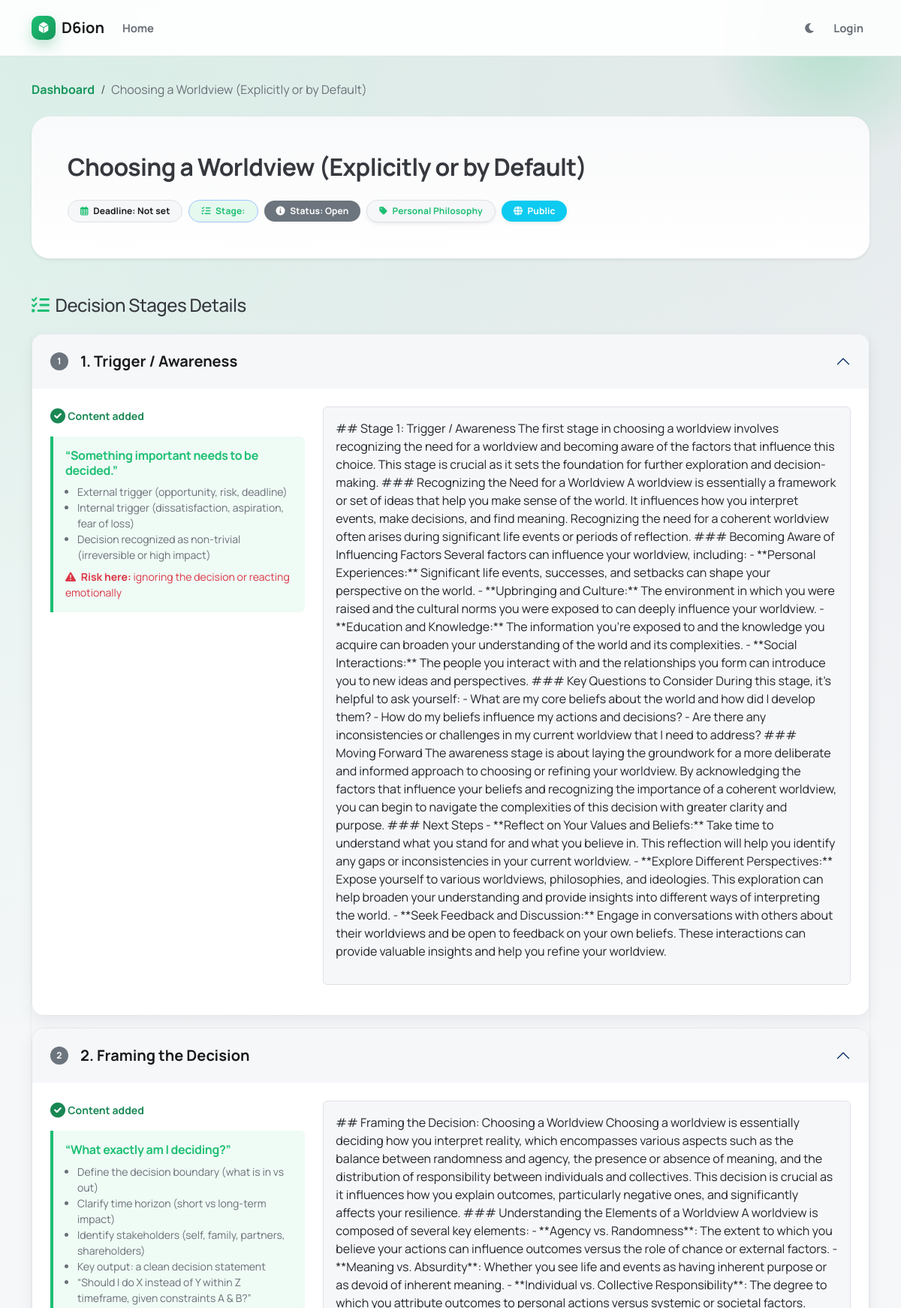
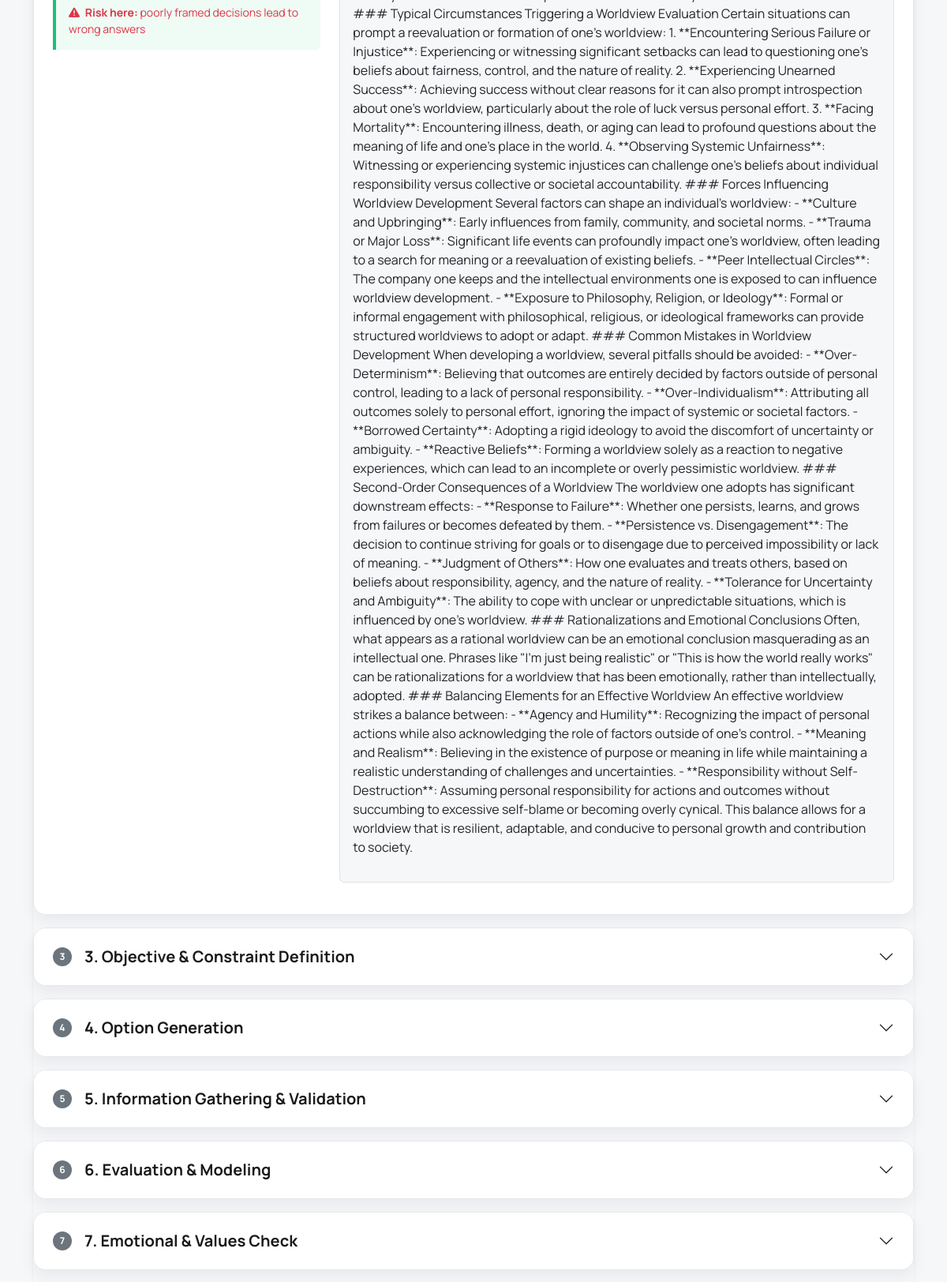
Screenshot of /decision/13 (upper part) with the database file from the repository (2 pictures, top to bottom).
### app/models.py (models this page shows, shortened)
class Decision(db.Model):
    STAGES = [
        ('1_trigger', '1. Trigger / Awareness'),
        ('2_framing', '2. Framing the Decision'),
        ('3_objectives', '3. Objective & Constraint Definition'),
        ('4_options', '4. Option Generation'),
        ('5_information', '5. Information Gathering & Validation'),
        ('6_evaluation', '6. Evaluation & Modeling'),
        ('7_emotions', '7. Emotional & Values Check'),
        ('8_commitment', '8. Commitment Decision'),
        ('9_execution', '9. Execution Planning'),
        ('10_review', '10. Review & Adaptation')
    ]
    STAGE_DETAILS = {
        '1_trigger': {
            'quote': '“Something important needs to be decided.”',
            'bullets': [
                'External trigger (opportunity, risk, deadline)',
                'Internal trigger (dissatisfaction, aspiration, fear of loss)',
                'Decision recognized as non-trivial (irreversible or high impact)'
            ],
            'risk': 'ignoring the decision or reacting emotionally'
        },
        '2_framing': {
            'quote': '“What exactly am I deciding?”',
            'bullets': [
                'Define the decision boundary (what is in vs out)',
                'Clarify time horizon (short vs long-term impact)',
                'Identify stakeholders (self, family, partners, shareholders)',
                'Key output: a clean decision statement',
                '“Should I do X instead of Y within Z timeframe, given constraints A & B?”'
            ],
            'risk': 'poorly framed decisions lead to wrong answers'
        },
        '3_objectives': {
            'quote': '“What does success look like?”',
            'bullets': [
                'Primary objective(s) (e.g., ROI, happiness, flexibility, legacy)',
                'Non-negotiable constraints (budget, legality, ethics, health, time)',
                'Trade-offs you are willing vs unwilling to make',
                'Tools: priority ranking, must-have vs nice-to-have'
            ],
            'risk': 'hidden constraints sabotage later stages'
        },
        '4_options': {
            'quote': '“What are my real options?”',
            'bullets': [
                'Obvious options (A vs B)',
                'Non-obvious options (delay, partial commit, hybrid, exit)',
                'Creative or asymmetric options',
                'Best practice: force at least 3–5 viable options'
            ],
            'risk': 'false dichotomies (“only two choices”)'
        },
        '5_information': {
            'quote': '“What do I need to know?”',
            'bullets': [
                'Facts, data, benchmarks',
                'Expert input',
                'First-hand validation (pilots, trials, site visits)',
                'Separate: What is known, What is assumed, What is unknowable'
            ],
            'risk': 'over-research or confirmation bias'
        },
        '6_evaluation': {
            'quote': '“Which option dominates under which conditions?”',
            'bullets': [
                'Pros/cons',
                'Financial models / scenarios',
                'Risk-reward asymmetry',
                'Best-case / worst-case analysis',
                'Reversibility vs irreversibility',
                'Common tools: Decision matrix, Expected value, Regret minimization, Pre-mortem analysis'
            ],
            'risk': 'analysis paralysis or false precision'
        },
        '7_emotions': {
            'quote': '“Can I live with this?”',
            'bullets': [
                'Gut reaction (not gut decision)',
                'Alignment with identity and long-term values',
                'Stress test: “How will I feel about this in 5–10 years?”',
                'Important: emotions are inputs, not noise'
            ],
            'risk': 'suppressing emotion or letting it dominate'
        },
        '8_commitment': {
            'quote': '“I choose.”',
            'bullets': [
                'Explicitly select one option',
                'Acknowledge uncertainty',
                'Accept trade-offs consciously',
                'High performers write this down: Why this option, Why not the others, What would change the decision later'
            ],
            'risk': 'half-decisions and hedging without clarity'
        },
        '9_execution': {
            'quote': '“How do I make this real?”',
            'bullets': [
                'First irreversible step',
                'Timeline & milestones',
                'Resource allocation',
                'Kill criteria (when to stop or pivot)'
            ],
            'risk': 'good decisions ruined by poor execution'
        },
        '10_review': {
            'quote': '“Was the decision good, given what was knowable?”',
            'bullets': [
                'Outcome vs process evaluation',
                'What signals to monitor',
                'Adjust or double-down',
                'Key distinction: A good decision can have a bad outcome—and vice versa.'
            ],
            'risk': 'ignoring the learning opportunity'
        }
    }
    id = db.Column(db.Integer, primary_key=True)
    title = db.Column(db.String(140))
    deadline = db.Column(db.DateTime)
    created_at = db.Column(db.DateTime, index=True, default=datetime.utcnow)
    status = db.Column(db.String(20), default='open') # open, closed
    stage = db.Column(db.String(40), default='1_trigger')
    category = db.Column(db.String(50))
    is_public = db.Column(db.Boolean, default=True)
    user_id = db.Column(db.Integer, db.ForeignKey('user.id'))
    stage_1_trigger = db.Column(db.Text)
    stage_2_framing = db.Column(db.Text)
    stage_3_objectives = db.Column(db.Text)
    stage_4_options = db.Column(db.Text)
    stage_5_information = db.Column(db.Text)
    stage_6_evaluation = db.Column(db.Text)
    stage_7_emotions = db.Column(db.Text)
    stage_8_commitment = db.Column(db.Text)
    stage_9_execution = db.Column(db.Text)
    stage_10_review = db.Column(db.Text)
    options = db.relationship('Option', backref='decision', lazy='dynamic', cascade="all, delete-orphan")
    suggestions = db.relationship('Suggestion', backref='decision', lazy='dynamic', cascade="all, delete-orphan")
    clarifications = db.relationship('Clarification', backref='decision', lazy='dynamic', cascade="all, delete-orphan")
    stage_suggestions = db.relationship('StageSuggestion', backref='decision', lazy='dynamic', cascade="all, delete-orphan")

### app/routes.py (the view)
@bp.route('/decision/<int:id>')
def view_decision(id):
    decision = Decision.query.get_or_404(id)
    if not decision.is_public:
        if current_user.is_anonymous or decision.owner != current_user:
            abort(403)
    if current_user.is_authenticated:
        action = UserAction(user_id=current_user.id, action_type='read', decision_id=decision.id)
        db.session.add(action)
        db.session.commit()
    option_form = OptionForm()
    suggestion_form = SuggestionForm()
    clarification_form = ClarificationForm()
    return render_template('view_decision.html', title=decision.title,
                           decision=decision, option_form=option_form,
                           suggestion_form=suggestion_form,
                           clarification_form=clarification_form,
                           stages=Decision.STAGES,
                           stage_details=Decision.STAGE_DETAILS)

### app/templates/view_decision.html (shortened to what this page needs)
{% extends "base.html" %}
{% block content %}
    <div class="row">
        <div class="col-12">
            <nav aria-label="breadcrumb" class="mb-4">
                <ol class="breadcrumb">
                    <li class="breadcrumb-item"><a href="{{ url_for('main.index') }}">Dashboard</a></li>
                    <li class="breadcrumb-item active" aria-current="page">{{ decision.title }}</li>
                </ol>
            </nav>
            <div class="decision-header-card p-4 p-md-5 mb-5 shadow-sm border-0">
                <div class="d-flex flex-column flex-md-row justify-content-between align-items-start align-items-md-center mb-4 gap-3">
                    <div>
                        <h1 class="h2 fw-bold mb-0">{{ decision.title }}</h1>
                    </div>
                </div>
                <div class="d-flex flex-wrap align-items-center gap-2 mt-4">
                    <span class="badge bg-light text-secondary border px-3 py-2">
                        <i class="far fa-calendar-alt me-1 text-primary"></i> Deadline: {{ decision.deadline.strftime('%Y-%m-%d') if decision.deadline else 'Not set' }}
                    </span>
                    <span class="badge bg-primary-subtle text-primary border border-primary-subtle px-3 py-2">
                        <i class="fas fa-tasks me-1"></i> Stage:
                    </span>
                    <span class="badge {% if decision.status == 'completed' %}bg-success text-white{% else %}bg-secondary text-white{% endif %} px-3 py-2">
                        <i class="fas fa-info-circle me-1"></i> Status: {{ decision.status|capitalize }}
                    </span>
                    {% if decision.category %}
                    <a href="{{ url_for('main.index', category=decision.category) }}" class="badge rounded-pill bg-light text-primary border shadow-sm px-3 py-2 text-decoration-none hover-shadow">
                        <i class="fas fa-tag me-1"></i> {{ decision.category }}
                    </a>
                    {% endif %}
                    {% if decision.is_public %}
                    <span class="badge rounded-pill bg-info text-white shadow-sm px-3 py-2">
                        <i class="fas fa-globe me-1"></i> Public
                    </span>
                    {% endif %}
                </div>
            </div>
            <section class="mb-5">
                <h2 class="h4 mb-4"><i class="fas fa-tasks me-2 text-primary"></i>Decision Stages Details</h2>
                <div class="accordion shadow-sm" id="stagesAccordion">
                    {% for value, label in stages %}
                    {% set stage_num = value.split('_')[0] %}
                    {% set stage_content_attr = 'stage_' + value %}
                    {% set stage_content = getattr(decision, stage_content_attr) %}
                    <div class="accordion-item border mb-3 rounded-1 overflow-hidden">
                        <h2 class="accordion-header" id="heading{{ stage_num }}">
                            <button class="accordion-button {% if not stage_content %}collapsed{% endif %} py-4 px-4" type="button" data-bs-toggle="collapse" data-bs-target="#collapse{{ stage_num }}" aria-expanded="{% if stage_content %}true{% else %}false{% endif %}" aria-controls="collapse{{ stage_num }}">
                                <span class="badge {% if decision.stage == value %}bg-primary{% else %}bg-secondary{% endif %} me-3 rounded-circle d-flex align-items-center justify-content-center" style="width: 24px; height: 24px; padding: 0;">{{ stage_num }}</span>
                                <span class="fw-bold fs-5 {% if decision.stage == value %}text-primary{% endif %}">{{ label }}</span>
                            </button>
                        </h2>
                        <div id="collapse{{ stage_num }}" class="accordion-collapse collapse {% if stage_content %}show{% endif %}" aria-labelledby="heading{{ stage_num }}" data-bs-parent="#stagesAccordion">
                            <div class="accordion-body bg-white p-4">
                                <div class="row">
                                    <div class="col-lg-4">
                                        <div class="d-flex align-items-center mb-3">
                                            {% if stage_content %}
                                            <div class="text-success me-3" title="Content added">
                                                <i class="fas fa-check-circle fa-lg"></i> <span class="small fw-bold">Content added</span>
                                            </div>
                                            {% endif %}
                                        </div>
                                        {% if stage_details and value in stage_details %}
                                        <div class="stage-guidance mb-4 p-3 bg-light border-start border-primary border-4 rounded-end">
                                            <h5 class="h6 fw-bold text-primary mb-2">{{ stage_details[value]['quote'] }}</h5>
                                            <ul class="small text-muted mb-2 ps-3">
                                                {% for bullet in stage_details[value]['bullets'] %}
                                                <li>{{ bullet }}</li>
                                                {% endfor %}
                                            </ul>
                                            <div class="small text-danger mt-2">
                                                <i class="fas fa-exclamation-triangle me-1"></i> <strong>Risk here:</strong> {{ stage_details[value]['risk'] }}
                                            </div>
                                        </div>
                                        {% endif %}
                                    </div>
                                    <div class="col-lg-8">
                                        <div id="display-{{ value }}" class="stage-display mb-3">
                                            {% if stage_content %}
                                                <div class="p-3 bg-light rounded border">
                                                    {{ stage_content|safe }}
                                                </div>
                                            {% else %}
                                                <p class="text-muted italic">No content yet for this stage.</p>
                                            {% endif %}
                                        </div>
                                    </div>
                                </div>
                            </div>
                        </div>
                    </div>
                    {% endfor %}
                </div>
            </section>
        </div>
    </div>
{% endblock %}

### app/static/css/style.css (style rules this page uses)
:root { --brand: #1dbf73; --brand-strong: #15965a; --brand-soft: #e6f9ef; --ink-900: #191a1b; --ink-700: #35383d; --ink-500: #6a6f77; --ink-300: #cfd4da; --surface: #ffffff; --surface-soft: #f6f7f9; --line: #e4e7eb; --warning: #f59e0b; --info: #0ea5e9; --magic: #3d8bfd; --shadow-sm: 0 8px 20px rgba(20, 24, 31, 0.06); --shadow-md: 0 20px 48px rgba(20, 24, 31, 0.1); --radius-sm: 10px; --radius-md: 16px; --radius-lg: 24px; }
* { box-sizing: border-box; }
body { background: radial-gradient(circle at 0% 0%, rgba(29, 191, 115, 0.12), transparent 35%), radial-gradient(circle at 100% 0%, rgba(15, 23, 42, 0.06), transparent 35%), var(--surface-soft); color: var(--ink-700); font-family: 'Manrope', -apple-system, BlinkMacSystemFont, 'Segoe UI', sans-serif; -webkit-font-smoothing: antialiased; min-height: 100vh; }
h1, h2, h3, h4, h5, h6 { color: var(--ink-900); font-weight: 800; letter-spacing: -0.02em; }
a { color: var(--brand); }
.badge { border-radius: 999px; font-weight: 700; letter-spacing: 0.01em; padding: 0.42rem 0.72rem; }
.bg-light { background-color: var(--surface-soft) !important; }
.bg-primary-subtle { background-color: var(--brand-soft) !important; }
.text-primary { color: var(--brand) !important; }
.text-muted { color: var(--ink-500) !important; }
.text-dark, .text-dark-emphasis, .text-secondary { color: var(--ink-900) !important; }
.breadcrumb-item a { color: var(--brand-strong); text-decoration: none; font-weight: 700; }
.breadcrumb-item.active { color: var(--ink-500); }
.decision-header-card { border: 1px solid var(--line); border-radius: var(--radius-lg); background: linear-gradient(180deg, color-mix(in srgb, var(--surface-soft) 68%, white) 0%, var(--surface) 100%); box-shadow: var(--shadow-sm); }
.accordion-item { border: 1px solid var(--line) !important; border-radius: var(--radius-md) !important; overflow: hidden; box-shadow: var(--shadow-sm); }
.accordion-button { font-weight: 700; background-color: var(--surface); color: var(--ink-900); }
.accordion-button:not(.collapsed) { background-color: var(--surface-soft); color: var(--ink-900); box-shadow: none; }
.accordion-body { background-color: var(--surface); }
.stage-guidance { background-color: color-mix(in srgb, var(--brand-soft) 65%, white) !important; border-left: 4px solid var(--brand) !important; }

### rows the page displays
Decision: title "Choosing a Worldview (Explicitly or by Default)", deadline "Not set", status "Open", category "Personal Philosophy", stages "## Stage 1: Trigger / Awareness The first stage in choosing a worldview involves recognizing the need for a worldview and becoming aware of the factors that influence this choice. This stage is crucial as it sets the foundation for further exploration and decision-making. ### Recognizing the Need for a Worldview A worldview is essentially a framework or set of ideas that help you make sense of the world. It influences how you interpret events, make decisions, and find meaning. Recognizing the need for a coherent worldview often arises during significant life events or periods of reflection. ### Becoming Aware of Influencing Factors Several factors can influence your worldview, including: -…" "## Framing the Decision: Choosing a Worldview Choosing a worldview is essentially deciding how you interpret reality, which encompasses various aspects such as the balance between randomness and agency, the presence or absence of meaning, and the distribution of responsibility between individuals and collectives. This decision is crucial as it influences how you explain outcomes, particularly negative ones, and significantly affects your resilience. ### Understanding the Elements of a Worldview A worldview is composed of several key elements: - **Agency vs. Randomness**: The extent to which you believe your actions can influence outcomes versus the role of chance or external factors. -…"

### other values shown
{{ stage_num }} "1" "2" "3" "4" "5" "6" "7"
{{ label }} "1. Trigger / Awareness" "2. Framing the Decision" "3. Objective & Constraint Definition" "4. Option Generation" "5. Information Gathering & Validation" "6. Evaluation & Modeling" "7. Emotional & Values Check"
{{ stage_details[value]['quote'] }} "“Something important needs to be decided.”" "“What exactly am I deciding?”"
{{ bullet }} "External trigger (opportunity, risk, deadline)" "Internal trigger (dissatisfaction, aspiration, fear of loss)" "Decision recognized as non-trivial (irreversible or high impact)" "Define the decision boundary (what is in vs out)" "Clarify time horizon (short vs long-term impact)" "Identify stakeholders (self, family, partners, shareholders)" "Key output: a clean decision statement" "“Should I do X instead of Y within Z timeframe, given constraints A & B?”"
{{ stage_details[value]['risk'] }} "ignoring the decision or reacting emotionally" "poorly framed decisions lead to wrong answers"
